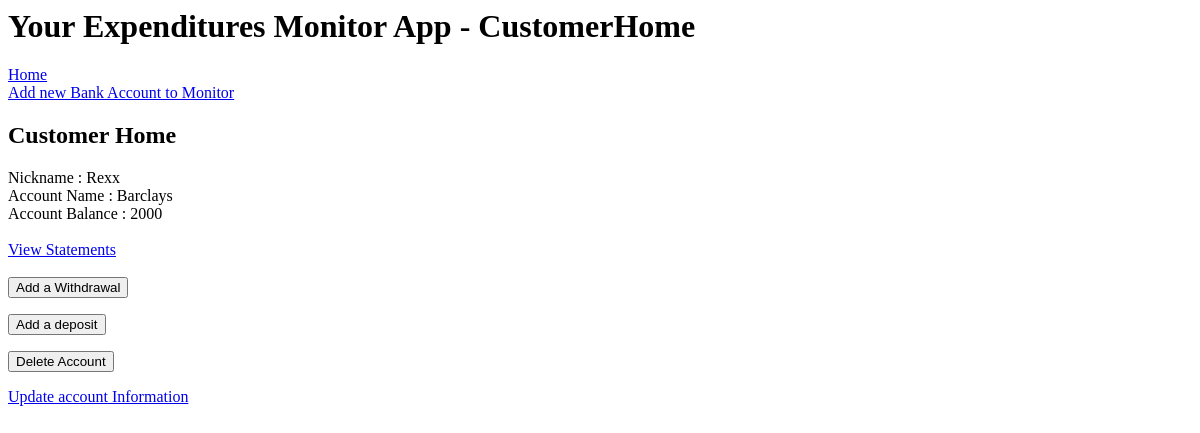
The app's page /customer_home, older data.
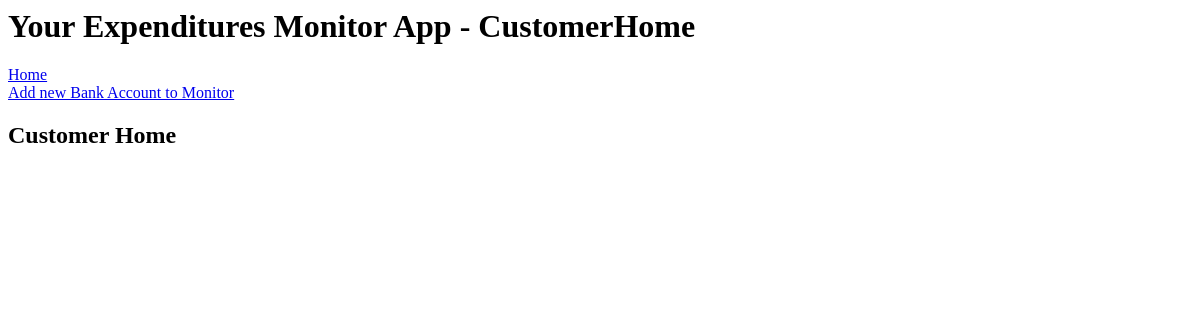
The same page, newer data.
### application/models.py (models this page shows)
class Accounts(db.Model):
    id = db.Column(db.Integer, primary_key=True)
    balance = db.Column(db.Integer)
    account_name = db.Column(db.String(30), nullable=False)
    cust_name = db.Column(db.String(30), nullable=False)
    transactions = db.relationship('Transaction', backref='accounts' , lazy='dynamic')

### application/routes.py (the view)
@app.route('/customer_home')
def customer_home():
    all_accounts = Accounts.query.all()
    account_string = ""
    return render_template("customer_home.html", title="CustomerHome", all_accounts=all_accounts)

### application/templates/customer_home.html
{% extends "layout.html" %}
{% block body %}
<h2>Customer Home</h2>
{% for account in all_accounts %}
        Nickname : {{ account.cust_name }}
        <br>
        Account Name : {{ account.account_name }}
        <br>
        Account Balance : {{ account.balance }}
        <br>
        <br>
        <a href="{{ url_for('statements', id=account.id) }}">View Statements</a>
        <br>
        <br>
        <form action="{{ url_for('withdraw', account_id=account.id) }}">
            <input type=submit value="Add a Withdrawal">
        </form>
        <form action="{{ url_for('deposit', account_id=account.id) }}">
            <input type=submit value="Add a deposit">
        </form>
	    <form action="{{ url_for('delete', id=account.id) }}">
		    <input type=submit value="Delete Account">
	    </form>
            <a href="{{ url_for('update', id=account.id) }}">Update account Information</a>
        <br><br><br><br><br>
{% endfor %}
{% endblock body %}

Row changes from the older to the newer data that the page shows:
removed Accounts: cust_name "Rexx", account_name "Barclays", balance "2000"
